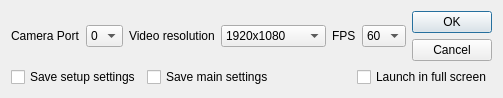
<?xml version="1.0" encoding="UTF-8"?>
<ui version="4.0">
 <class>StartupDialog</class>
 <widget class="QDialog" name="StartupDialog">
  <property name="geometry">
   <rect>
    <x>0</x>
    <y>0</y>
    <width>503</width>
    <height>97</height>
   </rect>
  </property>
  <property name="windowTitle">
   <string>Dialog</string>
  </property>
  <layout class="QGridLayout" name="gridLayout">
   <item row="0" column="0">
    <layout class="QHBoxLayout" name="horizontalLayout">
     <item>
      <widget class="QLabel" name="cameraLabel">
       <property name="sizePolicy">
        <sizepolicy hsizetype="Maximum" vsizetype="Preferred">
         <horstretch>0</horstretch>
         <verstretch>0</verstretch>
        </sizepolicy>
       </property>
       <property name="text">
        <string>Camera Port</string>
       </property>
      </widget>
     </item>
     <item>
      <widget class="QComboBox" name="camPortComboBox">
       <property name="sizePolicy">
        <sizepolicy hsizetype="Maximum" vsizetype="Fixed">
         <horstretch>0</horstretch>
         <verstretch>0</verstretch>
        </sizepolicy>
       </property>
       <item>
        <property name="text">
         <string>0</string>
        </property>
       </item>
       <item>
        <property name="text">
         <string>1</string>
        </property>
       </item>
       <item>
        <property name="text">
         <string>2</string>
        </property>
       </item>
       <item>
        <property name="text">
         <string>3</string>
        </property>
       </item>
       <item>
        <property name="text">
         <string>4</string>
        </property>
       </item>
       <item>
        <property name="text">
         <string>5</string>
        </property>
       </item>
      </widget>
     </item>
     <item>
      <widget class="QLabel" name="resLabel">
       <property name="sizePolicy">
        <sizepolicy hsizetype="Maximum" vsizetype="Preferred">
         <horstretch>0</horstretch>
         <verstretch>0</verstretch>
        </sizepolicy>
       </property>
       <property name="text">
        <string>Video resolution</string>
       </property>
      </widget>
     </item>
     <item>
      <widget class="QComboBox" name="resComboBox">
       <property name="currentText">
        <string>1920x1080</string>
       </property>
       <item>
        <property name="text">
         <string>1920x1080</string>
        </property>
       </item>
       <item>
        <property name="text">
         <string>1280x720</string>
        </property>
       </item>
       <item>
        <property name="text">
         <string>1080x840</string>
        </property>
       </item>
       <item>
        <property name="text">
         <string>720x480</string>
        </property>
       </item>
       <item>
        <property name="text">
         <string>640x240</string>
        </property>
       </item>
      </widget>
     </item>
     <item>
      <widget class="QLabel" name="fpsLabel">
       <property name="sizePolicy">
        <sizepolicy hsizetype="Maximum" vsizetype="Preferred">
         <horstretch>0</horstretch>
         <verstretch>0</verstretch>
        </sizepolicy>
       </property>
       <property name="text">
        <string>FPS</string>
       </property>
      </widget>
     </item>
     <item>
      <widget class="QComboBox" name="fpsComboBox">
       <property name="sizePolicy">
        <sizepolicy hsizetype="Maximum" vsizetype="Fixed">
         <horstretch>0</horstretch>
         <verstretch>0</verstretch>
        </sizepolicy>
       </property>
       <item>
        <property name="text">
         <string>60</string>
        </property>
       </item>
       <item>
        <property name="text">
         <string>30</string>
        </property>
       </item>
      </widget>
     </item>
     <item>
      <widget class="QDialogButtonBox" name="buttonBox">
       <property name="orientation">
        <enum>Qt::Vertical</enum>
       </property>
       <property name="standardButtons">
        <set>QDialogButtonBox::Cancel|QDialogButtonBox::Ok</set>
       </property>
      </widget>
     </item>
    </layout>
   </item>
   <item row="1" column="0">
    <layout class="QHBoxLayout" name="horizontalLayout_2">
     <item>
      <widget class="QCheckBox" name="saveSetupSettingsCheckBox">
       <property name="sizePolicy">
        <sizepolicy hsizetype="Maximum" vsizetype="Fixed">
         <horstretch>0</horstretch>
         <verstretch>0</verstretch>
        </sizepolicy>
       </property>
       <property name="text">
        <string>Save setup settings</string>
       </property>
      </widget>
     </item>
     <item>
      <widget class="QCheckBox" name="saveMainSettingsCheckBox">
       <property name="sizePolicy">
        <sizepolicy hsizetype="Minimum" vsizetype="Fixed">
         <horstretch>0</horstretch>
         <verstretch>0</verstretch>
        </sizepolicy>
       </property>
       <property name="text">
        <string>Save main settings</string>
       </property>
      </widget>
     </item>
     <item>
      <widget class="QCheckBox" name="fullScreenCheckBox">
       <property name="sizePolicy">
        <sizepolicy hsizetype="Maximum" vsizetype="Fixed">
         <horstretch>0</horstretch>
         <verstretch>0</verstretch>
        </sizepolicy>
       </property>
       <property name="text">
        <string>Launch in full screen</string>
       </property>
      </widget>
     </item>
    </layout>
   </item>
  </layout>
 </widget>
 <resources/>
 <connections>
  <connection>
   <sender>buttonBox</sender>
   <signal>rejected()</signal>
   <receiver>StartupDialog</receiver>
   <slot>reject()</slot>
   <hints>
    <hint type="sourcelabel">
     <x>316</x>
     <y>260</y>
    </hint>
    <hint type="destinationlabel">
     <x>286</x>
     <y>274</y>
    </hint>
   </hints>
  </connection>
  <connection>
   <sender>buttonBox</sender>
   <signal>accepted()</signal>
   <receiver>StartupDialog</receiver>
   <slot>accept()</slot>
   <hints>
    <hint type="sourcelabel">
     <x>248</x>
     <y>254</y>
    </hint>
    <hint type="destinationlabel">
     <x>157</x>
     <y>274</y>
    </hint>
   </hints>
  </connection>
 </connections>
</ui>
